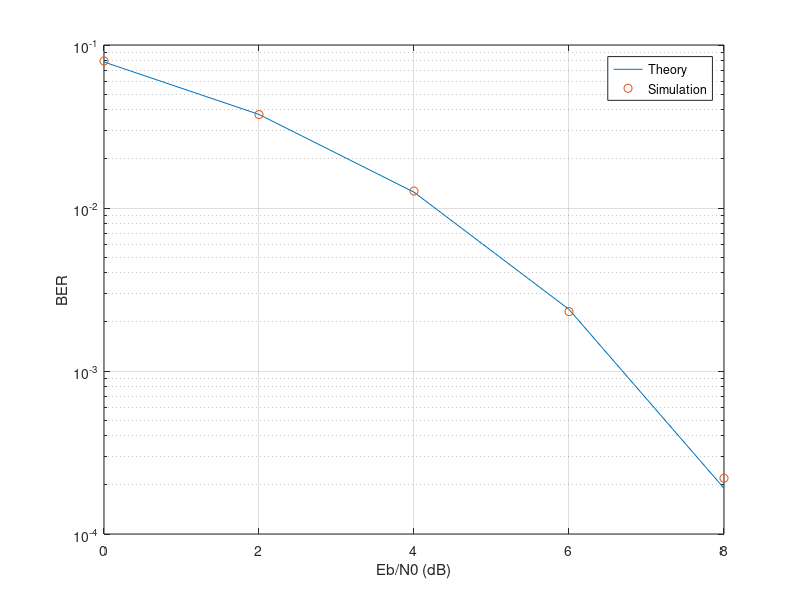

The MATLAB source for this figure:
function report = qpsk_ofdm_reference()
% 교육용 QPSK/OFDM 기준선. NR 표준 모뎀이 아니며 추가 Toolbox가 필요 없습니다.
% 난수 BER는 고정 숫자와 일치시키지 않고 오류 수, 비트 수, 통계 범위를 읽습니다.
rng(42); Nbits=200000; ebn0dB=0:2:8;
bits=randi([0 1],2,Nbits/2);
s=((1-2*bits(1,:))+1j*(1-2*bits(2,:)))/sqrt(2);
errors=zeros(size(ebn0dB)); ber=errors;
for idx=1:numel(ebn0dB)
    gamma=10^(ebn0dB(idx)/10); N0=1/(2*gamma);
    noise=sqrt(N0/2)*(randn(size(s))+1j*randn(size(s)));
    r=s+noise;
    decoded=[real(r)<0;imag(r)<0];
    errors(idx)=sum(decoded(:)~=bits(:)); ber(idx)=errors(idx)/Nbits;
end
theory=0.5*erfc(sqrt(10.^(ebn0dB/10)));
% OFDM은 무잡음·정확한 동기·정수 지연 FIR부터 검증합니다.
Nfft=64; Ncp=16; Nsym=100;
b=randi([0 1],2,Nfft*Nsym);
symbols=reshape(((1-2*b(1,:))+1j*(1-2*b(2,:)))/sqrt(2),Nfft,Nsym);
time=ifft(symbols,[],1)*sqrt(Nfft); % unitary IFFT
withCP=[time(end-Ncp+1:end,:);time];
h=[1;0;0.3*exp(1j*0.4)]; % 최대 지연 2 samples, CP16이 충분
rx=filter(h,1,withCP(:));
frames=reshape(rx,Nfft+Ncp,Nsym);
Y=fft(frames(Ncp+1:end,:),[],1)/sqrt(Nfft);
H=fft(h,Nfft);
estimated=bsxfun(@rdivide,Y,H); % 완전히 알려진 채널、ZF
evm=sqrt(mean(abs(estimated(:)-symbols(:)).^2)/mean(abs(symbols(:)).^2));
assert(evm<1e-12,'Noiseless OFDM baseline failed');
report=struct('EbN0dB',ebn0dB,'errors',errors,'bitsPerPoint',Nbits,...
    'ber',ber,'theory',theory,'ofdmEvm',evm,'seed',42);
disp(report);
figure; semilogy(ebn0dB,theory,'-',ebn0dB,max(ber,1/Nbits),'o');
grid on; xlabel('Eb/N0 (dB)'); ylabel('BER'); legend('Theory','Simulation');
end
